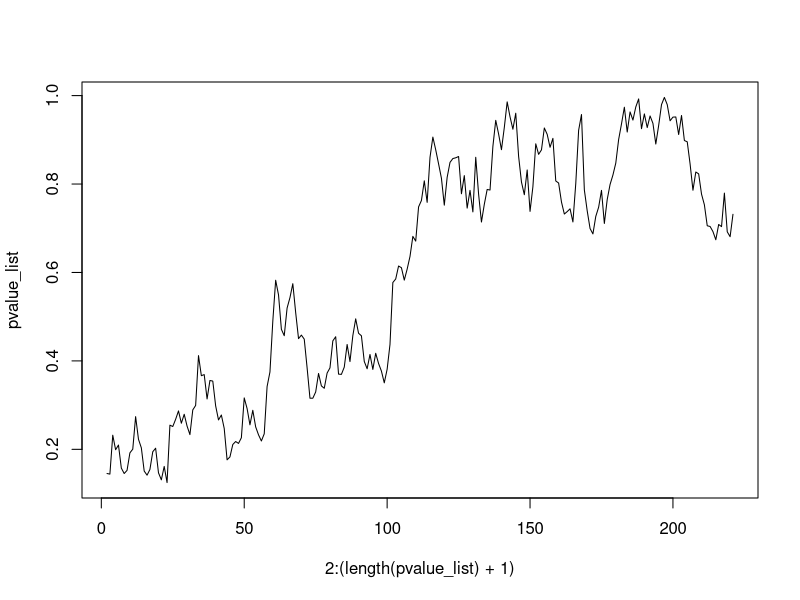
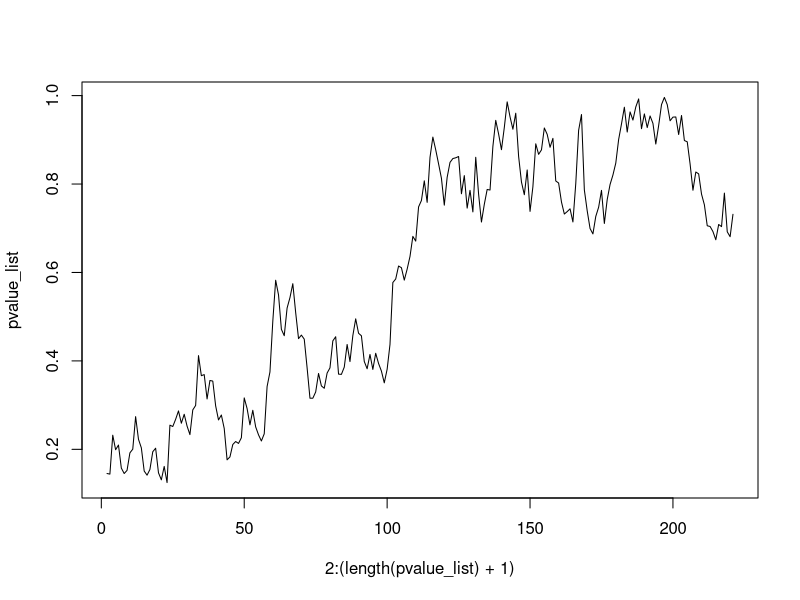
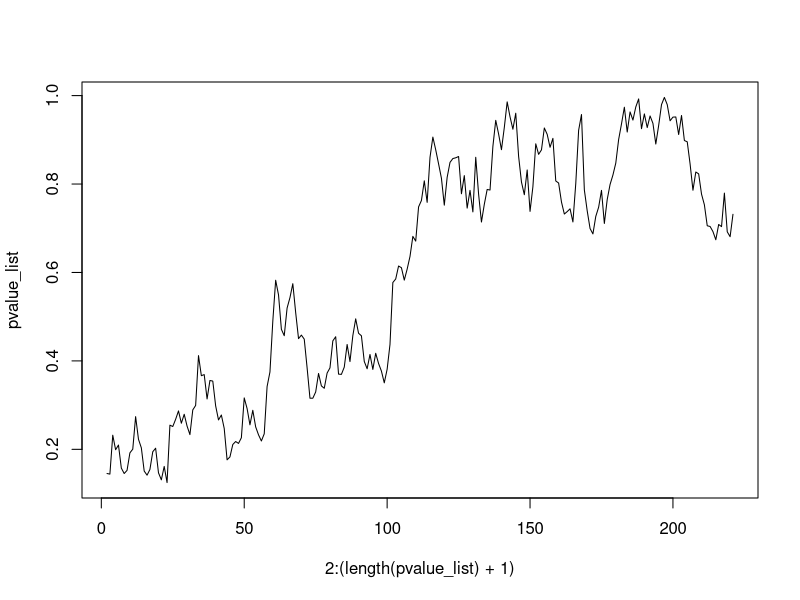
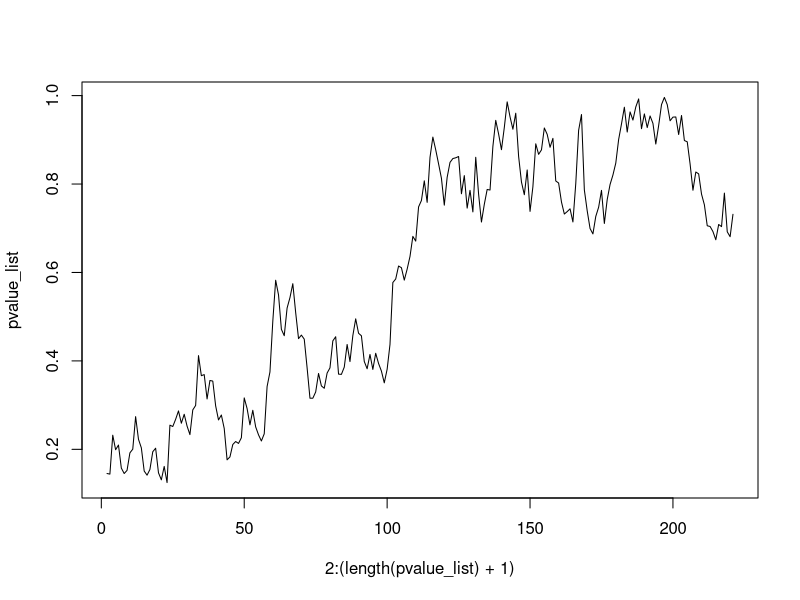
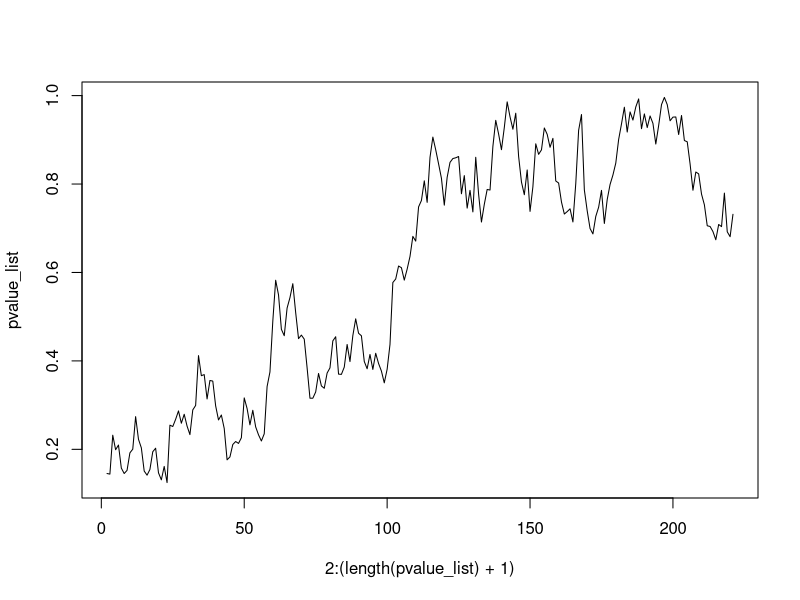
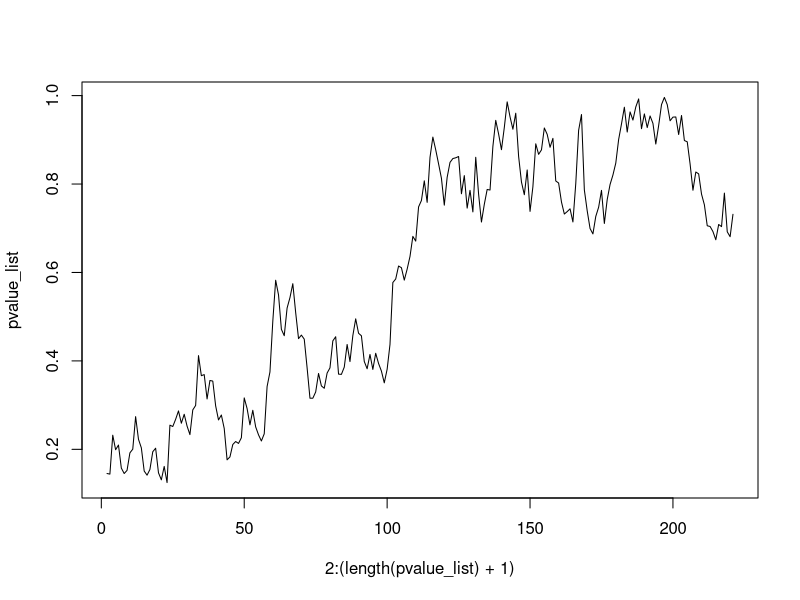
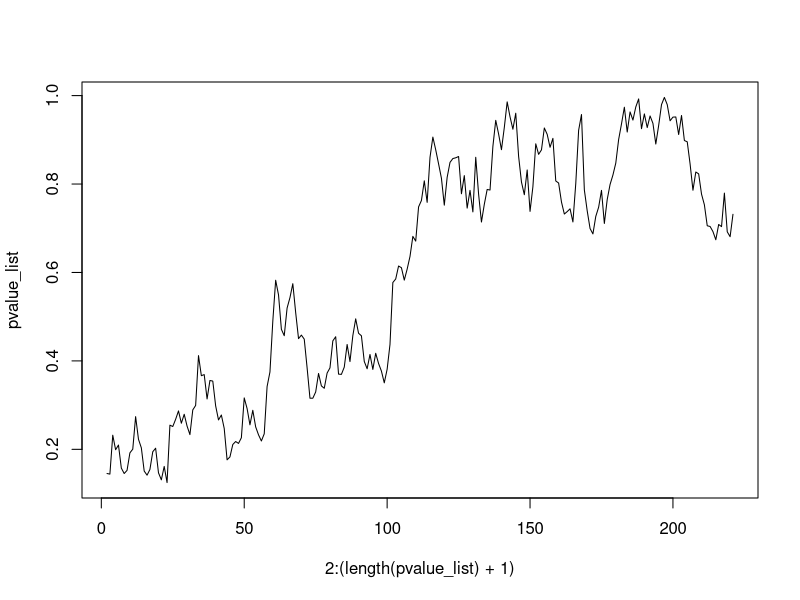
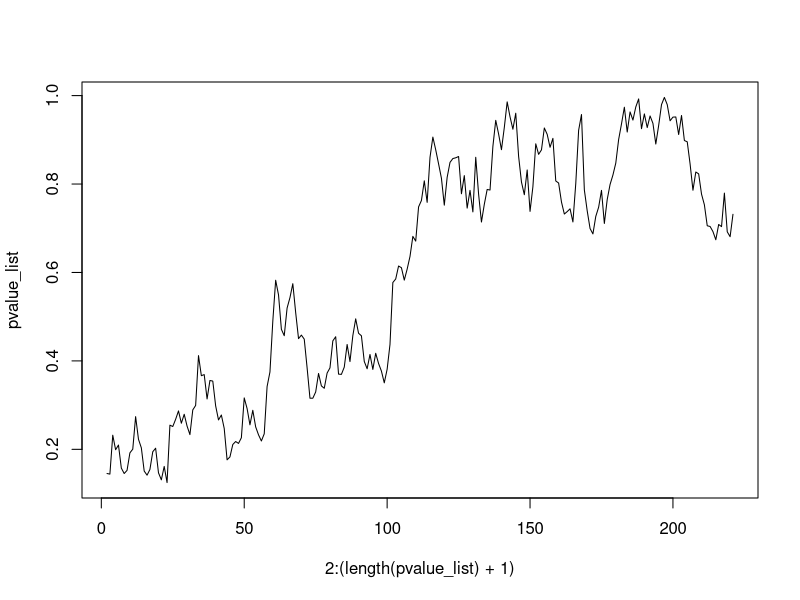

Reproduce these figures in R, in order. (Note: a time limit stopped this script after it produced the figures.)

timestep <- 0
while (timestep != 10000){ 
  # first plot code
  # questionable practice
  # vector to store the p values
  pvalue_list <- c()
  
  # set seed
  set.seed(1)
  max_sample <- 300 #maximum size of sample per population
  min_sample <- 80  #starting sample must be practical so lets say we pull 80 people per population
  # vector with the heights
  height_nl <- rnorm(min_sample, 177, 10) #the std for nl/mne is 9.7cm rounded up to 10cm
  height_mne <- rnorm(min_sample, 177, 10) #the mean for nl is 177.1cm and for mne is 176.6 so rounded for both is 177cm
    
    # loop infinitely
    repeat {
      # add a new test result every loop
      height_nl <- append(height_nl, rnorm(1, 177, 10))
      height_mne <- append(height_mne, rnorm(1, 177, 10))
      
      
      # perform the t-test
      out <- t.test(height_nl, height_mne)
      # append current p value to pvalue_list
      pvalue_list <- append(pvalue_list, out$p.value)
      # if the p value is under 0.05 stop the test
      if ((out$p.value < 0.05)||(length(height_mne) == max_sample)) {
        break
      }
    }
  
  # plot the p values
  plot(2:(length(pvalue_list)+1), pvalue_list, type = "l")
  timestep <- timestep + 1
}
  
  
  
  
title(main = "Sequential tests", sub = "Sub-title",
      xlab = "X axis", ylab = "Y axis",
      cex.main = 2,   font.main= 4, col.main= "red",
      cex.sub = 0.75, font.sub = 3, col.sub = "green",
      col.lab ="darkblue"
)
abline(h=0.05, col = "red", lty=2) #setting the p-value boundary








# second plot code
# showing the first plot is wrong
# vector to store the p values
pvalue_list <- c()

# set seed
set.seed(1)

# vector with the heights
height_nl <- rnorm(1, 177, 10)
height_mne <- rnorm(1, 177, 10)

# loop infinitely
for (i in 1:6000) {
  # add a new test result every loop
  height_nl <- append(height_nl, rnorm(1, 177, 10))
  height_mne <- append(height_mne, rnorm(1, 177, 10))
  
  # perform the t-test
  out <- t.test(height_nl, height_mne)
  # append current p value to pvalue_list
  pvalue_list <- append(pvalue_list, out$p.value)
}

# plot the p values
plot(2:(length(pvalue_list)+1), pvalue_list, type = "l")
abline(h=0.05, col = "red", lty=2) #setting the p-value boundary

#third plot code
#sequential testing and rounding down p-values

pvalue_list <- c()
# vector with the heights
height_nl <- rnorm(1, 177, 10) #the std for nl/mne is 9.7cm rounded up to 10cm
height_mne <- rnorm(1, 177, 10) #the mean for nl is 177.1cm and for mne is 176.6 so rounded for both is 177cm

# loop infinitely
repeat {
  # add a new test result every loop
  height_nl <- append(height_nl, rnorm(1, 177, 10))
  height_mne <- append(height_mne, rnorm(1, 177, 10))
  
  # perform the t-test
  out <- t.test(height_nl, height_mne)
  round_out <- floor(out$p.value * 10)/ 10 #rounds down the p-values of out
  # append current p value to pvalue_list
  pvalue_list <- append(pvalue_list,round_out)
  # if the p value is under 0.05 stop the test
  if (round_out < 0.05){
    break
  }
}
# plot the p values
plot(2:(length(pvalue_list)+1), pvalue_list, type = "l")
abline(h=0.05, col = "red", lty=2) #setting the p-value boundary
